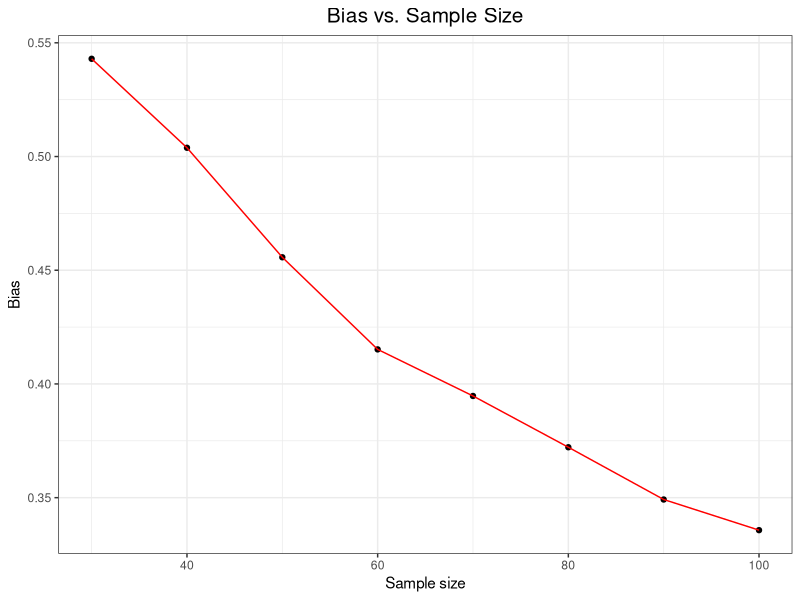

This chart was generated by the following R code:
## toy example described in the KRCP review paper
##
## Ke Xu and Hakmook Kang
## Dept. of Biostatistics
## Vanderbilt University Medical Center
##

# use ggplot2 package to generate a plot
library(ggplot2)

# to make the results reproducible, we set the seed for random number
# generation at 1234
set.seed(1234)

# investigate 8 different sample sizes
n_lag = c(30,40, 50, 60, 70, 80, 90, 100)


### write a function to compute the bias
## bias = abs(beta_3_without_noise - beta_3_with_noise)
bias_fun = function(N){
  # N = number of iterations, in the manuscript we used N=300
  Bias_out = NULL
  for (k in 1:N){
    x1=rnorm(100) # random sample (size = 100) from Normal(0,1) for x1
    
    x2 = ifelse(rnorm(100)>0, 1, 0) # x2 = binary, P(x2=0) = P(x2=1) = 0.5
    x3 = rnorm(100)+2   # x3 = random sample from Normal(2, 1)
    
    y1 = 1+2*x1 + x2 + x3 + rnorm(100)  # beta = c(1, 2, 1, 1)
    fit0 = lm(y1 ~ x1+x2+x3)    # fitting a linear regression model
    test0 = summary(fit0)       # store summary of 'fit0' as test0
    dat_test = data.frame(y1, x1, x2, x3)
    
    # with differnt n, reducing sample size from 100 to 90,80,..., 30
    Out = NULL
    for (m in 1:length(n_lag)){
    
    # randomly choose rows from data_test without replacement
    # sample size = n_lag[m], when m = 2, then the sample size = 40
    dat_samp = dat_test[sample(nrow(dat_test), n_lag[m], replace=FALSE),]
    
    dat_samp$x3n = dat_samp$x3
    # double the first 10 observations in x3
    dat_samp$x3n[1:10] = dat_samp$x3n[1:10]*2 
    
    # fit the same model with updated data set
    fit1 = lm(y1 ~ x1+x2+x3n, data = dat_samp)
    test = summary(fit1)
    
    # compute the bias
    out_t = abs(abs(test0$coefficients[4,1]) - abs(test$coefficients[4,1]))
    Out = cbind(Out, out_t)
    }
    Bias_out = rbind(Bias_out, Out)
  }
  
  return(Bias_out)
}


test_out = bias_fun(300)
bias_result = colMeans(test_out) # compute the average bias for each sample size

# generate a plot

###################################
# To SAVE the PLOT as Bias_plot.tiff file
# you need to set your own path 
# and uncomment (delete '#' in front of setwd, tiff, and dev.off() commands)
##################################

#setwd('your_own_path')
#tiff("bias_plot.tiff", units="in", width=5, height=5, res=300)
qplot(n_lag,bias_result)+geom_line(col="red")+theme_bw() +
  ggtitle("Bias vs. Sample Size")+ theme(plot.title = element_text(size=15,hjust = .5)) +
  xlab("Sample size") + ylab("Bias")
#dev.off()

